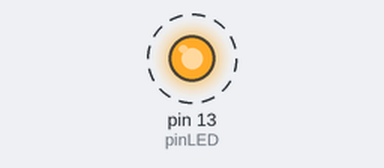
Recording of a sketch running on a simulated Arduino Uno, built with avr-gcc and run on an emulated ATmega328P. On the bench: output pins drawn as LEDs (lit = HIGH). Dashed ring = blinking.

Above: at 0.15 s.
Timing chart, 0 to 3.0 s (numbered marks = the images above):
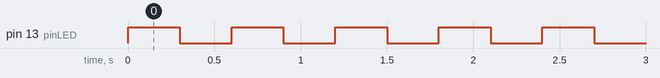

The sketch:

demo_led.ino
```cpp
/**
 * Demo for getting the builtin led to blink.
 * Code by Arthur Chargueraud.
 * This code is in the public domain.
 *
 */

const int pinLED = 13;

void setup()
{
  pinMode(pinLED, OUTPUT);
}

void loop()
{
  digitalWrite(pinLED, HIGH);
  delay(300);
  digitalWrite(pinLED, LOW);
  delay(300);
}
```

Measured:
- by itself, pin 13 (pinLED): alternates HIGH for 0.30 s and LOW for 0.30 s
